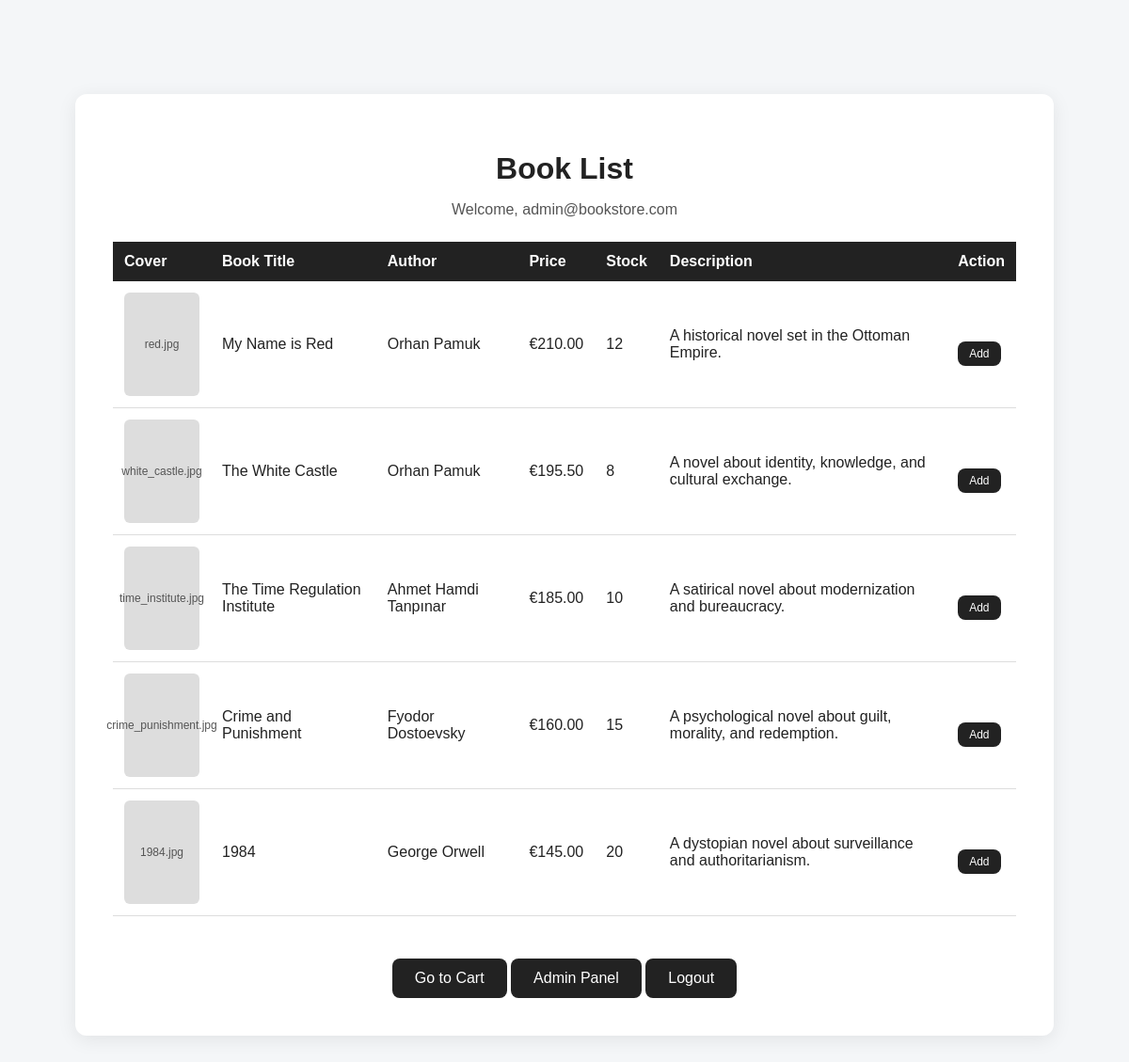
The app's page /books (signed in) with its own data.
### tables this page shows
CREATE TABLE books (
    id INTEGER PRIMARY KEY AUTOINCREMENT,
    title TEXT NOT NULL,
    author TEXT NOT NULL,
    price REAL NOT NULL,
    stock INTEGER NOT NULL,
    cover_image TEXT,
    description TEXT
);

### app.py (the view)
@app.route("/books")
def books():
    if "user_id" not in session:
        return redirect(url_for("login"))
    conn = get_db_connection()
    books = conn.execute("SELECT * FROM books").fetchall()
    conn.close()
    return render_template("books.html", books=books)

### app.py (called while the page is built)
def get_db_connection():
    conn = sqlite3.connect(DATABASE)
    conn.row_factory = sqlite3.Row
    return conn

### templates/books.html (shortened to what this page needs)
<!DOCTYPE html>
<html lang="en">
<head>
    <link rel="stylesheet" href="{{ url_for('static', filename='style.css') }}">
</head>
<body>
<div class="container wide">
    <h1>Book List</h1>
    <p>Welcome, {{ session.email }}</p>
    <table>
        <thead>
            <tr>
                <th>Cover</th>
                <th>Book Title</th>
                <th>Author</th>
                <th>Price</th>
                <th>Stock</th>
                <th>Description</th>
                <th>Action</th>
            </tr>
        </thead>
        <tbody>
            {% for book in books %}
            <tr>
                <td>
                    <div class="cover-placeholder">
                        {{ book.cover_image }}
                    </div>
                </td>
                <td>{{ book.title }}</td>
                <td>{{ book.author }}</td>
                <td>€{{ "%.2f"|format(book.price) }}</td>
                <td>{{ book.stock }}</td>
                <td>{{ book.description }}</td>
                <td>
                    <a href="/add-to-cart/{{ book.id }}" class="btn small">Add</a>
                </td>
            </tr>
            {% endfor %}
        </tbody>
    </table>
    <div style="margin-top: 20px;">
        <a href="/cart" class="btn">Go to Cart</a>
        {% if session.role == "admin" %}
            <a href="/admin" class="btn">Admin Panel</a>
        {% endif %}
        <a href="/logout" class="btn">Logout</a>
    </div>
</div>
</body>
</html>

### static/style.css (style rules this page uses)
body { margin: 0; font-family: Arial, sans-serif; background: #f4f6f8; color: #222; }
.container { width: 80%; max-width: 900px; margin: 100px auto; background: white; padding: 40px; border-radius: 12px; text-align: center; box-shadow: 0 4px 20px rgba(0, 0, 0, 0.08); }
h1 { margin-bottom: 10px; }
p { color: #555; }
.btn { display: inline-block; margin-top: 20px; padding: 12px 24px; background: #222; color: white; text-decoration: none; border-radius: 8px; }
.wide { max-width: 1200px; }
table { width: 100%; border-collapse: collapse; margin-top: 25px; margin-bottom: 25px; }
th { background: #222; color: white; padding: 12px; text-align: left; }
td { border-bottom: 1px solid #ddd; padding: 12px; text-align: left; }
.cover-placeholder { width: 80px; height: 110px; background: #ddd; border-radius: 6px; font-size: 12px; display: flex; align-items: center; justify-content: center; text-align: center; color: #555; }
.btn.small { padding: 6px 12px; font-size: 12px; }

### records on screen
books: cover_image "red.jpg", title "My Name is Red", author "Orhan Pamuk", price "210.00", stock "12", description "A historical novel set in the Ottoman Empire."
books: cover_image "white_castle.jpg", title "The White Castle", author "Orhan Pamuk", price "195.50", stock "8", description "A novel about identity, knowledge, and cultural exchange."
books: cover_image "time_institute.jpg", title "The Time Regulation Institute", author "Ahmet Hamdi Tanpınar", price "185.00", stock "10", description "A satirical novel about modernization and bureaucracy."
books: cover_image "crime_punishment.jpg", title "Crime and Punishment", author "Fyodor Dostoevsky", price "160.00", stock "15", description "A psychological novel about guilt, morality, and redemption."
books: cover_image "1984.jpg", title "1984", author "George Orwell", price "145.00", stock "20", description "A dystopian novel about surveillance and authoritarianism."

### other values on screen
{{ session.email }} "admin@bookstore.com"
